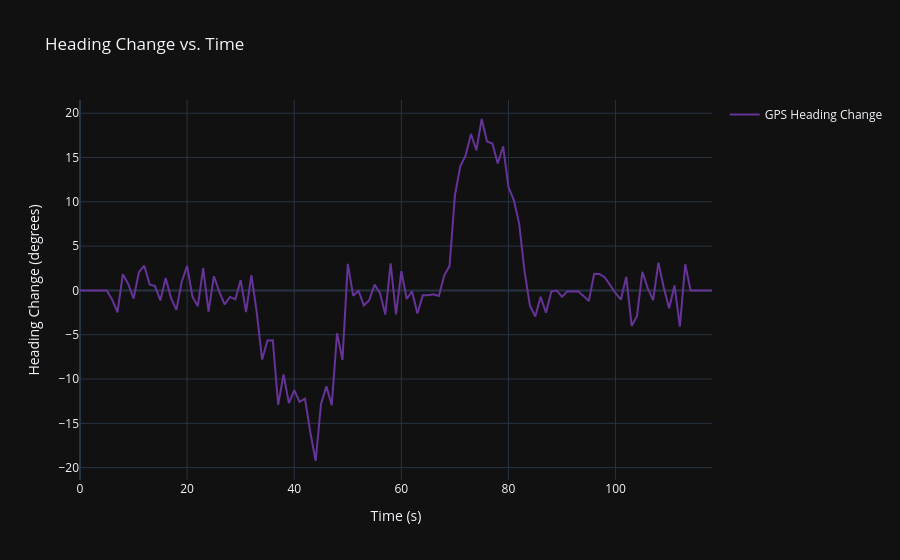

This figure's notebook cell:
### Code cell
fig = go.Figure()
fig.add_trace(go.Scatter(
    x= (mag_times[::sample_rate]-mag_data['Times (s)'][0]), 
    y= mag_ch1_rms_voltages, 
    mode='lines', 
    name='Ch 1 RMS Voltages',
    line=dict(color='rebeccapurple', width=2)
))
fig.add_trace(go.Scatter(
    x= (mag_times-mag_data['Times (s)'][0]),
    y= (mag_ch1_fundamental_envelope-np.mean(mag_ch1_fundamental_envelope)),   
    mode='lines', 
    name='Ch 1 Fundamental Envelope',
    line=dict(color='royalblue', width=2)
))
fig.update_layout(
    title='Ch 1 RMS Voltage and Fundamental Envelope vs. Time',
    xaxis_title='Time (s)',
    yaxis_title='Voltage (V)',
    template='plotly_dark',
    hovermode='x unified',
)
fig.show()

fig = go.Figure()
fig.add_trace(go.Scatter(
    x= gps_times-gps_data['Times (s)'][0], 
    y= gps_headings[1:]-gps_headings[:-1], 
    mode='lines', 
    name='GPS Heading Change',
    line=dict(color='rebeccapurple', width=2),
    showlegend=True
))
fig.update_layout(
    title='Heading Change vs. Time',
    xaxis_title='Time (s)',
    yaxis_title='Heading Change (degrees)',

    template='plotly_dark',
    hovermode='x unified',
)
fig.show()

### Figure 1 — Plotly figure (JSON) as saved in the notebook; plotly's stock layout.template omitted (floating-point values rounded to 4 significant figures)
{"data": [{"line": {"color": "rebeccapurple", "width": 2}, "mode": "lines", "name": "GPS Heading Change", "showlegend": true, "type": "scatter", "x": [0, 1, 2, 3, 4, 5, 6, 7, 8, 9, 10, 11, 12, 13, 14, 15, 16, 17, 18, 19, 20, 21, 22, 23, 24, 25, 26, 27, 28, 29, 30, 31, 32, 33, 34, 35, 36, 37, 38, 39, 40, 41, 42, 43, 44, 45, 46, 47, 48, 49, 50, 51, 52, 53, 54, 55, 56, 57, 58, 59, 60, 61, 62, 63, 64, 65, 66, 67, 68, 69, 70, 71, 72, 73, 74, 75, 76, 77, 78, 79, 80, 81, 82, 83, 84, 85, 86, 87, 88, 89, 90, 91, 92, 93, 94, 95, 96, 97, 98, 99, 100, 101, 102, 103, 104, 105, 106, 107, 108, 109, 110, 111, 112, 113, 114, 115, 116, 117, 118, 119], "y": [0.0, 0.0, 0.0, 0.0, 0.0, 0.0, -1.034, -2.462, 1.828, 0.7302, -0.9092, 2.058, 2.791, 0.6861, 0.4854, -1.128, 1.409, -0.8738, -2.194, 0.9874, 2.776, -0.7078, -1.774, 2.517, -2.387, 1.605, -0.1291, -1.566, -0.7339, -1.008, 1.165, -2.446, 1.735, -2.465, -7.803, -5.638, -5.631, -12.91, -9.476, -12.71, -11.25, -12.58, -12.21, -16.01, -19.25, -12.82, -10.83, -12.97, -4.825, -7.842, 2.992, -0.5943, -0.03701, -1.686, -1.109, 0.6573, -0.2767, -2.705, 3.043, -2.717, 2.185, -0.9677, -0.1092, -2.606, -0.5567, -0.5483, -0.4381, -0.6356, 1.68, 2.775, 10.73, 14.0, 15.23, 17.65, 15.82, 19.35, 16.8, 16.59, 14.33, 16.27, 11.67, 10.2, 7.512, 2.157, -1.683, -2.95, -0.71, -2.515, -0.1121, -0.00588, -0.7274, -0.09774, -0.1268, -0.09032, -0.6147, -1.192, 1.888, 1.858, 1.457, 0.5538, -0.3199, -1.034, 1.54, -4.011, -2.882, 2.098, 0.2678, -1.085, 3.128, 0.2975, -2.021, 0.5681, -4.079, 2.951, 0.0, 0.0, 0.0, 0.0, 0.0]}], "layout": {"hovermode": "x unified", "title": {"text": "Heading Change vs. Time"}, "xaxis": {"title": {"text": "Time (s)"}}, "yaxis": {"title": {"text": "Heading Change (degrees)"}}}}
